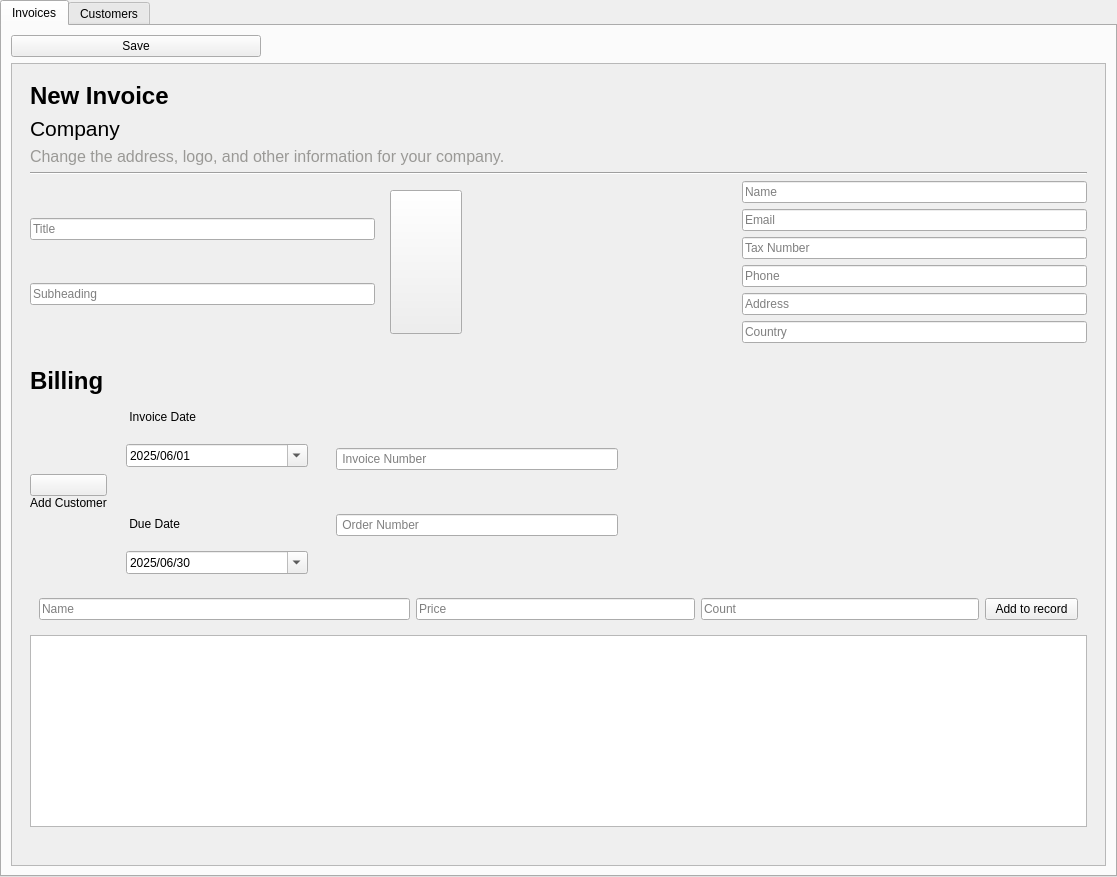
<?xml version="1.0" encoding="UTF-8"?>
<ui version="4.0">
 <class>Invoice</class>
 <widget class="QTabWidget" name="Invoice">
  <property name="geometry">
   <rect>
    <x>0</x>
    <y>0</y>
    <width>1117</width>
    <height>877</height>
   </rect>
  </property>
  <property name="currentIndex">
   <number>0</number>
  </property>
  <widget class="QWidget" name="Invoices">
   <attribute name="title">
    <string>Invoices</string>
   </attribute>
   <layout class="QVBoxLayout" name="invoice_base_layout">
    <item>
     <widget class="QPushButton" name="save_btn">
      <property name="maximumSize">
       <size>
        <width>250</width>
        <height>16777215</height>
       </size>
      </property>
      <property name="text">
       <string>Save</string>
      </property>
      <property name="class" stdset="0">
       <string>primary outlined</string>
      </property>
     </widget>
    </item>
    <item>
     <widget class="QScrollArea" name="scrollArea">
      <property name="widgetResizable">
       <bool>true</bool>
      </property>
      <widget class="QWidget" name="scrollarea_qwidget">
       <property name="geometry">
        <rect>
         <x>0</x>
         <y>0</y>
         <width>1079</width>
         <height>859</height>
        </rect>
       </property>
       <layout class="QVBoxLayout" name="scrollarea_qwidget_layout">
        <property name="leftMargin">
         <number>0</number>
        </property>
        <property name="topMargin">
         <number>0</number>
        </property>
        <property name="rightMargin">
         <number>0</number>
        </property>
        <property name="bottomMargin">
         <number>0</number>
        </property>
        <item alignment="Qt::AlignmentFlag::AlignTop">
         <widget class="QWidget" name="frame" native="true">
          <layout class="QVBoxLayout" name="frame_verticalLayout">
           <item alignment="Qt::AlignmentFlag::AlignTop">
            <widget class="QWidget" name="frame_invoice" native="true">
             <layout class="QVBoxLayout" name="frame_invoice_layout">
              <item>
               <widget class="QLabel" name="label_new_invoice">
                <property name="font">
                 <font>
                  <pointsize>18</pointsize>
                  <bold>true</bold>
                 </font>
                </property>
                <property name="text">
                 <string>New Invoice</string>
                </property>
                <property name="wordWrap">
                 <bool>true</bool>
                </property>
               </widget>
              </item>
              <item>
               <widget class="QLabel" name="label_company">
                <property name="font">
                 <font>
                  <pointsize>16</pointsize>
                  <fontweight>DemiBold</fontweight>
                 </font>
                </property>
                <property name="text">
                 <string>Company</string>
                </property>
                <property name="wordWrap">
                 <bool>true</bool>
                </property>
               </widget>
              </item>
              <item>
               <widget class="QLabel" name="label_subtitle">
                <property name="font">
                 <font>
                  <pointsize>12</pointsize>
                 </font>
                </property>
                <property name="styleSheet">
                 <string notr="true">color: rgb(154, 153, 150)</string>
                </property>
                <property name="text">
                 <string>Change the address, logo, and other information for your company.</string>
                </property>
                <property name="wordWrap">
                 <bool>true</bool>
                </property>
               </widget>
              </item>
              <item>
               <widget class="Line" name="line">
                <property name="orientation">
                 <enum>Qt::Orientation::Horizontal</enum>
                </property>
               </widget>
              </item>
              <item>
               <widget class="QWidget" name="widget" native="true">
                <layout class="QHBoxLayout" name="_2" stretch="4,1,3,4">
                 <property name="spacing">
                  <number>6</number>
                 </property>
                 <property name="leftMargin">
                  <number>0</number>
                 </property>
                 <property name="topMargin">
                  <number>0</number>
                 </property>
                 <property name="rightMargin">
                  <number>0</number>
                 </property>
                 <property name="bottomMargin">
                  <number>0</number>
                 </property>
                 <item>
                  <widget class="QWidget" name="frame_title_sub" native="true">
                   <layout class="QVBoxLayout" name="verticalLayout">
                    <property name="leftMargin">
                     <number>0</number>
                    </property>
                    <property name="topMargin">
                     <number>0</number>
                    </property>
                    <property name="rightMargin">
                     <number>0</number>
                    </property>
                    <property name="bottomMargin">
                     <number>0</number>
                    </property>
                    <item>
                     <widget class="QLineEdit" name="title_input">
                      <property name="placeholderText">
                       <string>Title</string>
                      </property>
                     </widget>
                    </item>
                    <item>
                     <widget class="QLineEdit" name="subheading_input">
                      <property name="placeholderText">
                       <string>Subheading</string>
                      </property>
                     </widget>
                    </item>
                   </layout>
                  </widget>
                 </item>
                 <item>
                  <widget class="QWidget" name="frame_btn_logo" native="true">
                   <layout class="QHBoxLayout" name="horizontalLayout">
                    <property name="spacing">
                     <number>0</number>
                    </property>
                    <item>
                     <widget class="QPushButton" name="select_logo_btn">
                      <property name="sizePolicy">
                       <sizepolicy hsizetype="Minimum" vsizetype="Expanding">
                        <horstretch>0</horstretch>
                        <verstretch>0</verstretch>
                       </sizepolicy>
                      </property>
                      <property name="font">
                       <font>
                        <pointsize>18</pointsize>
                        <bold>true</bold>
                       </font>
                      </property>
                      <property name="text">
                       <string/>
                      </property>
                      <property name="icon">
                       <iconset theme="QIcon::ThemeIcon::InsertImage"/>
                      </property>
                      <property name="iconSize">
                       <size>
                        <width>128</width>
                        <height>128</height>
                       </size>
                      </property>
                     </widget>
                    </item>
                   </layout>
                  </widget>
                 </item>
                 <item>
                  <widget class="QFrame" name="frame_logo">
                   <property name="frameShape">
                    <enum>QFrame::Shape::NoFrame</enum>
                   </property>
                   <property name="lineWidth">
                    <number>0</number>
                   </property>
                   <layout class="QVBoxLayout" name="verticalLayout_2">
                    <property name="leftMargin">
                     <number>0</number>
                    </property>
                    <property name="topMargin">
                     <number>0</number>
                    </property>
                    <property name="rightMargin">
                     <number>0</number>
                    </property>
                    <property name="bottomMargin">
                     <number>0</number>
                    </property>
                    <item>
                     <widget class="QLabel" name="image_lable">
                      <property name="lineWidth">
                       <number>0</number>
                      </property>
                      <property name="text">
                       <string/>
                      </property>
                     </widget>
                    </item>
                   </layout>
                  </widget>
                 </item>
                 <item>
                  <widget class="QWidget" name="frame_address" native="true">
                   <layout class="QVBoxLayout" name="verticalLayout_3">
                    <property name="leftMargin">
                     <number>0</number>
                    </property>
                    <property name="topMargin">
                     <number>0</number>
                    </property>
                    <property name="rightMargin">
                     <number>0</number>
                    </property>
                    <property name="bottomMargin">
                     <number>0</number>
                    </property>
                    <item>
                     <widget class="QLineEdit" name="name_input">
                      <property name="placeholderText">
                       <string>Name</string>
                      </property>
                     </widget>
                    </item>
                    <item>
                     <widget class="QLineEdit" name="email_input">
                      <property name="placeholderText">
                       <string>Email</string>
                      </property>
                     </widget>
                    </item>
                    <item>
                     <widget class="QLineEdit" name="tax_number_input">
                      <property name="placeholderText">
                       <string>Tax Number</string>
                      </property>
                     </widget>
                    </item>
                    <item>
                     <widget class="QLineEdit" name="phone_input">
                      <property name="placeholderText">
                       <string>Phone</string>
                      </property>
                     </widget>
                    </item>
                    <item>
                     <widget class="QLineEdit" name="address_input">
                      <property name="placeholderText">
                       <string>Address</string>
                      </property>
                     </widget>
                    </item>
                    <item>
                     <widget class="QLineEdit" name="country_input">
                      <property name="placeholderText">
                       <string>Country</string>
                      </property>
                     </widget>
                    </item>
                   </layout>
                  </widget>
                 </item>
                </layout>
               </widget>
              </item>
             </layout>
            </widget>
           </item>
           <item>
            <widget class="QWidget" name="frame_billing" native="true">
             <layout class="QVBoxLayout" name="frame_billing_layout">
              <item>
               <widget class="QLabel" name="label_billing">
                <property name="font">
                 <font>
                  <pointsize>18</pointsize>
                  <bold>true</bold>
                 </font>
                </property>
                <property name="text">
                 <string>Billing</string>
                </property>
                <property name="wordWrap">
                 <bool>true</bool>
                </property>
               </widget>
              </item>
              <item>
               <widget class="QWidget" name="widget_2" native="true">
                <layout class="QHBoxLayout" name="horizontalLayout_5" stretch="6,6">
                 <property name="spacing">
                  <number>0</number>
                 </property>
                 <property name="leftMargin">
                  <number>0</number>
                 </property>
                 <property name="topMargin">
                  <number>0</number>
                 </property>
                 <property name="rightMargin">
                  <number>0</number>
                 </property>
                 <property name="bottomMargin">
                  <number>0</number>
                 </property>
                 <item>
                  <widget class="QWidget" name="widget_4" native="true">
                   <layout class="QHBoxLayout" name="horizontalLayout_4">
                    <property name="spacing">
                     <number>10</number>
                    </property>
                    <property name="leftMargin">
                     <number>0</number>
                    </property>
                    <property name="topMargin">
                     <number>0</number>
                    </property>
                    <property name="rightMargin">
                     <number>0</number>
                    </property>
                    <property name="bottomMargin">
                     <number>0</number>
                    </property>
                    <item alignment="Qt::AlignmentFlag::AlignVCenter">
                     <widget class="QWidget" name="frame_btn_costumer_2" native="true">
                      <layout class="QVBoxLayout" name="verticalLayout_4">
                       <property name="spacing">
                        <number>0</number>
                       </property>
                       <property name="leftMargin">
                        <number>0</number>
                       </property>
                       <property name="topMargin">
                        <number>0</number>
                       </property>
                       <property name="rightMargin">
                        <number>0</number>
                       </property>
                       <property name="bottomMargin">
                        <number>0</number>
                       </property>
                       <item>
                        <widget class="QPushButton" name="select_costumer_btn">
                         <property name="icon">
                          <iconset theme="QIcon::ThemeIcon::ContactNew"/>
                         </property>
                         <property name="iconSize">
                          <size>
                           <width>64</width>
                           <height>64</height>
                          </size>
                         </property>
                        </widget>
                       </item>
                       <item>
                        <widget class="QLabel" name="label_3">
                         <property name="text">
                          <string>Add Customer</string>
                         </property>
                         <property name="alignment">
                          <set>Qt::AlignmentFlag::AlignCenter</set>
                         </property>
                        </widget>
                       </item>
                      </layout>
                     </widget>
                    </item>
                    <item>
                     <widget class="QWidget" name="date_layout_widget" native="true">
                      <property name="minimumSize">
                       <size>
                        <width>200</width>
                        <height>0</height>
                       </size>
                      </property>
                      <layout class="QVBoxLayout" name="date_layout">
                       <property name="spacing">
                        <number>10</number>
                       </property>
                       <item>
                        <widget class="QLabel" name="label">
                         <property name="text">
                          <string> Invoice Date</string>
                         </property>
                        </widget>
                       </item>
                       <item>
                        <spacer name="horizontalSpacer_2">
                         <property name="orientation">
                          <enum>Qt::Orientation::Horizontal</enum>
                         </property>
                         <property name="sizeHint" stdset="0">
                          <size>
                           <width>40</width>
                           <height>10</height>
                          </size>
                         </property>
                        </spacer>
                       </item>
                       <item>
                        <widget class="QDateEdit" name="dateEdit">
                         <property name="displayFormat">
                          <string>yyyy/MM/dd</string>
                         </property>
                         <property name="calendarPopup">
                          <bool>true</bool>
                         </property>
                         <property name="timeSpec">
                          <enum>Qt::TimeSpec::LocalTime</enum>
                         </property>
                         <property name="date">
                          <date>
                           <year>2025</year>
                           <month>6</month>
                           <day>1</day>
                          </date>
                         </property>
                        </widget>
                       </item>
                       <item>
                        <spacer name="horizontalSpacer">
                         <property name="orientation">
                          <enum>Qt::Orientation::Horizontal</enum>
                         </property>
                         <property name="sizeHint" stdset="0">
                          <size>
                           <width>40</width>
                           <height>40</height>
                          </size>
                         </property>
                        </spacer>
                       </item>
                       <item>
                        <widget class="QLabel" name="label_2">
                         <property name="text">
                          <string> Due Date</string>
                         </property>
                        </widget>
                       </item>
                       <item>
                        <spacer name="horizontalSpacer_3">
                         <property name="orientation">
                          <enum>Qt::Orientation::Horizontal</enum>
                         </property>
                         <property name="sizeHint" stdset="0">
                          <size>
                           <width>40</width>
                           <height>10</height>
                          </size>
                         </property>
                        </spacer>
                       </item>
                       <item>
                        <widget class="QDateEdit" name="dateEdit_2">
                         <property name="displayFormat">
                          <string>yyyy/MM/dd</string>
                         </property>
                         <property name="calendarPopup">
                          <bool>true</bool>
                         </property>
                         <property name="date">
                          <date>
                           <year>2025</year>
                           <month>6</month>
                           <day>30</day>
                          </date>
                         </property>
                        </widget>
                       </item>
                      </layout>
                     </widget>
                    </item>
                    <item>
                     <widget class="QWidget" name="widget_6" native="true">
                      <property name="minimumSize">
                       <size>
                        <width>300</width>
                        <height>0</height>
                       </size>
                      </property>
                      <layout class="QVBoxLayout" name="verticalLayout_5">
                       <item>
                        <widget class="QLineEdit" name="lineEdit">
                         <property name="placeholderText">
                          <string> Invoice Number</string>
                         </property>
                        </widget>
                       </item>
                       <item>
                        <widget class="QLineEdit" name="lineEdit_2">
                         <property name="placeholderText">
                          <string> Order Number </string>
                         </property>
                        </widget>
                       </item>
                      </layout>
                     </widget>
                    </item>
                   </layout>
                  </widget>
                 </item>
                 <item>
                  <widget class="QWidget" name="widget_5" native="true"/>
                 </item>
                </layout>
               </widget>
              </item>
              <item>
               <widget class="QWidget" name="widget_3" native="true">
                <layout class="QHBoxLayout" name="horizontalLayout_3" stretch="4,3,3,1">
                 <item>
                  <widget class="QLineEdit" name="billing_name_input">
                   <property name="placeholderText">
                    <string>Name</string>
                   </property>
                  </widget>
                 </item>
                 <item>
                  <widget class="QLineEdit" name="price_input">
                   <property name="placeholderText">
                    <string>Price</string>
                   </property>
                  </widget>
                 </item>
                 <item>
                  <widget class="QLineEdit" name="count_input">
                   <property name="placeholderText">
                    <string>Count</string>
                   </property>
                  </widget>
                 </item>
                 <item>
                  <widget class="QPushButton" name="add_to_record_btn">
                   <property name="text">
                    <string>Add to record</string>
                   </property>
                   <property name="class" stdset="0">
                    <string>primary outlined</string>
                   </property>
                  </widget>
                 </item>
                </layout>
               </widget>
              </item>
              <item>
               <widget class="QTableView" name="tableView">
                <property name="styleSheet">
                 <string notr="true"/>
                </property>
                <property name="editTriggers">
                 <set>QAbstractItemView::EditTrigger::NoEditTriggers</set>
                </property>
                <property name="tabKeyNavigation">
                 <bool>false</bool>
                </property>
                <property name="dragDropOverwriteMode">
                 <bool>false</bool>
                </property>
                <property name="selectionBehavior">
                 <enum>QAbstractItemView::SelectionBehavior::SelectRows</enum>
                </property>
                <property name="sortingEnabled">
                 <bool>true</bool>
                </property>
               </widget>
              </item>
             </layout>
            </widget>
           </item>
          </layout>
         </widget>
        </item>
       </layout>
      </widget>
     </widget>
    </item>
   </layout>
  </widget>
  <widget class="QWidget" name="Customers_base_layout">
   <attribute name="title">
    <string>Customers</string>
   </attribute>
  </widget>
 </widget>
 <resources>
  <include location="../../source.qrc"/>
 </resources>
 <connections/>
</ui>
